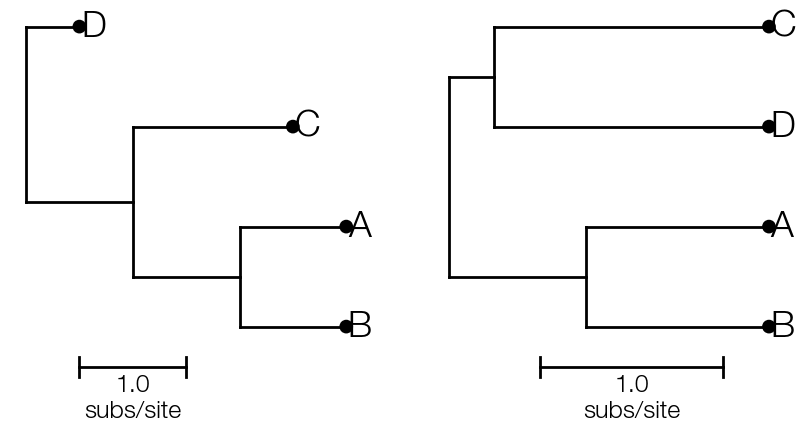

The Python source for this figure:
import baltic as bt
from baltic import bt_utils

import matplotlib as mpl
from matplotlib import pyplot as plt
from matplotlib.gridspec import GridSpec

treestring = '((("A":1,"B":1):1,"C":1.5):1,"D":0.5);'
ll = bt.make_tree(treestring, 'divergence')
ll.treeStats()

fig = plt.figure(figsize=(10,5),facecolor='w')
gs = GridSpec(1,2)

ax = plt.subplot(gs[0])
ax2 = plt.subplot(gs[1])

ll.plot_tree(ax) ## plot tree as is
ll.plot_text(ax, size = 26)
ll.plot_points(ax)

ll.midpoint_root() ## reroot

ll.plot_tree(ax2) ## plot again after midpoint rooting
ll.plot_text(ax2, size = 26)
ll.plot_points(ax2)

bt_utils.plot_scale_bar(ax, xy = (0.5, 0.1), tree = ll, style = 'fancy', textKwargs={'fontsize': 18})
bt_utils.plot_scale_bar(ax2, xy = (0.5, 0.1), tree = ll, style = 'fancy', textKwargs={'fontsize': 18})

bt_utils.clean_axes(ax)
bt_utils.clean_axes(ax2)

plt.savefig('basic-tree-reroot.png', bbox_inches='tight')
